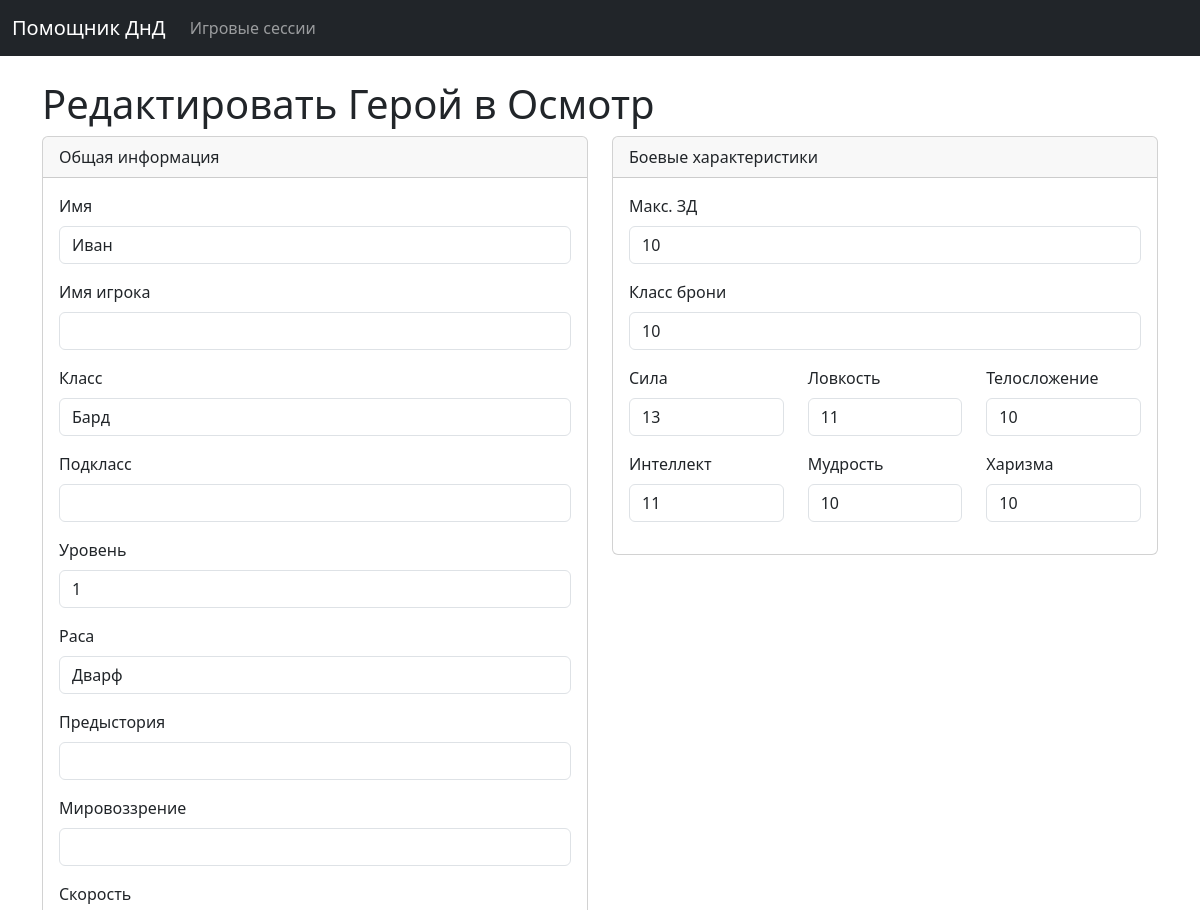
The page /heroes/1/edit/ (upper part) on the database as committed earlier.
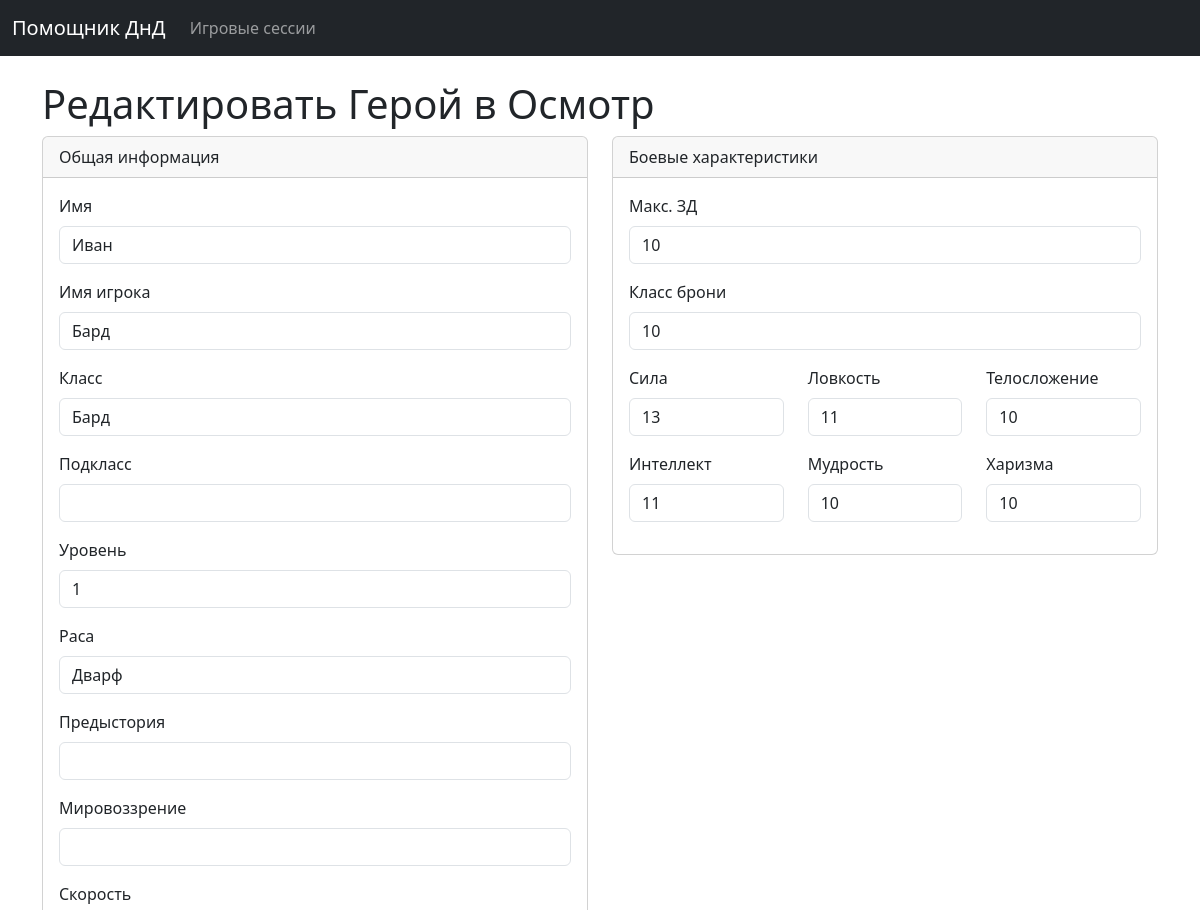
The same page on the database as committed later.
### campaign_manager/models.py (models this page shows, shortened)
class Character(models.Model):
    name = models.CharField(max_length=255)
    strength = models.PositiveIntegerField(default=10)
    dexterity = models.PositiveIntegerField(default=10)
    constitution = models.PositiveIntegerField(default=10)
    intelligence = models.PositiveIntegerField(default=10)
    wisdom = models.PositiveIntegerField(default=10)
    charisma = models.PositiveIntegerField(default=10)
    armor_class = models.PositiveIntegerField(default=10)
    max_hp = models.PositiveIntegerField(default=10)
    size = models.CharField(max_length=50, blank=True, null=True)
    creature_type = models.CharField(max_length=100, blank=True, null=True)
    source = models.CharField(max_length=100, blank=True, null=True)
    damage_immunities = models.TextField(blank=True, null=True)
    condition_immunities = models.TextField(blank=True, null=True)
    senses = models.TextField(blank=True, null=True)
    languages = models.TextField(blank=True, null=True)
    challenge_rating = models.CharField(max_length=50, blank=True, null=True)
    actions_description = models.TextField(blank=True, null=True)
    description = models.TextField(blank=True, null=True)
    race = models.CharField(max_length=100, blank=True, null=True)
    proficiency_bonus = models.PositiveIntegerField(default=2)
    speed = models.CharField(max_length=50, blank=True, null=True)
    traits_description = models.TextField(blank=True, null=True)
    proficiencies_description = models.TextField(blank=True, null=True)
    equipment_description = models.TextField(blank=True, null=True)
    attacks_description = models.TextField(blank=True, null=True)
    coins_description = models.TextField(blank=True, null=True)
    resources_description = models.TextField(blank=True, null=True)
    class Meta:
        abstract = True

class Hero(Character):
    game_session = models.ForeignKey(GameSession, on_delete=models.CASCADE, related_name='heroes')
    current_hp = models.IntegerField()
    player_name = models.CharField(max_length=255, blank=True, null=True)
    char_class = models.CharField(max_length=100, blank=True, null=True)
    char_subclass = models.CharField(max_length=100, blank=True, null=True)
    level = models.PositiveIntegerField(default=1)
    background = models.CharField(max_length=100, blank=True, null=True)
    alignment = models.CharField(max_length=100, blank=True, null=True)

### campaign_manager/views.py (the view)
# urls.py: path('heroes/<int:pk>/edit/', views.hero_update, name='hero_update'),
def hero_update(request, pk):
    hero = get_object_or_404(Hero, pk=pk)
    if request.method == 'POST':
        form = HeroForm(request.POST, instance=hero)
        if form.is_valid():
            form.save()
            return redirect('hero_list', game_session_pk=hero.game_session.pk)
    else:
        form = HeroForm(instance=hero)
    return render(request, 'campaign_manager/hero_form.html', {'form': form, 'game_session': hero.game_session})

### campaign_manager/templates/campaign_manager/hero_form.html (shortened to what the changed rows need)
{% extends 'campaign_manager/base.html' %}
{% load i18n %}
{% block content %}
    <h1>{% if form.instance.pk %}{% trans "Edit" %}{% else %}{% trans "Add" %}{% endif %} {% trans "Hero to" %} {{ game_session.name }}</h1>
    <form method="post">
        <div class="row">
            <div class="col-md-6">
                <div class="card mb-3">
                    <div class="card-body">
                        <div class="mb-3">
                            <label for="id_name" class="form-label">{% trans "Name" %}</label>
                            {{ form.name }}
                        </div>
                        <div class="mb-3">
                            <label for="id_player_name" class="form-label">{% trans "Player Name" %}</label>
                            {{ form.player_name }}
                        </div>
                        <div class="mb-3">
                            <label for="id_char_class" class="form-label">{% trans "Class" %}</label>
                            {{ form.char_class }}
                        </div>
                        <div class="mb-3">
                            <label for="id_char_subclass" class="form-label">{% trans "Subclass" %}</label>
                            {{ form.char_subclass }}
                        </div>
                        <div class="mb-3">
                            <label for="id_level" class="form-label">{% trans "Level" %}</label>
                            {{ form.level }}
                        </div>
                        <div class="mb-3">
                            <label for="id_race" class="form-label">{% trans "Race" %}</label>
                            {{ form.race }}
                        </div>
                        <div class="mb-3">
                            <label for="id_background" class="form-label">{% trans "Background" %}</label>
                            {{ form.background }}
                        </div>
                        <div class="mb-3">
                            <label for="id_alignment" class="form-label">{% trans "Alignment" %}</label>
                            {{ form.alignment }}
                        </div>
                    </div>
                </div>
            </div>
            <div class="col-md-6">
                <div class="card mb-3">
                    <div class="card-body">
                        <div class="mb-3">
                            <label for="id_max_hp" class="form-label">{% trans "Max HP" %}</label>
                            {{ form.max_hp }}
                        </div>
                        <div class="mb-3">
                            <label for="id_armor_class" class="form-label">{% trans "Armor Class" %}</label>
                            {{ form.armor_class }}
                        </div>
                        <div class="row">
                            <div class="col-md-4 mb-3">
                                <label for="id_strength" class="form-label">{% trans "Strength" %}</label>
                                {{ form.strength }}
                            </div>
                            <div class="col-md-4 mb-3">
                                <label for="id_dexterity" class="form-label">{% trans "Dexterity" %}</label>
                                {{ form.dexterity }}
                            </div>
                            <div class="col-md-4 mb-3">
                                <label for="id_constitution" class="form-label">{% trans "Constitution" %}</label>
                                {{ form.constitution }}
                            </div>
                            <div class="col-md-4 mb-3">
                                <label for="id_intelligence" class="form-label">{% trans "Intelligence" %}</label>
                                {{ form.intelligence }}
                            </div>
                            <div class="col-md-4 mb-3">
                                <label for="id_wisdom" class="form-label">{% trans "Wisdom" %}</label>
                                {{ form.wisdom }}
                            </div>
                            <div class="col-md-4 mb-3">
                                <label for="id_charisma" class="form-label">{% trans "Charisma" %}</label>
                                {{ form.charisma }}
                            </div>
                        </div>
                    </div>
                </div>
            </div>
        </div>
    </form>
{% endblock %}

Rows that differ between the two databases and show on the page:
changed Hero "Иван": player_name (not shown) → "Бард"
